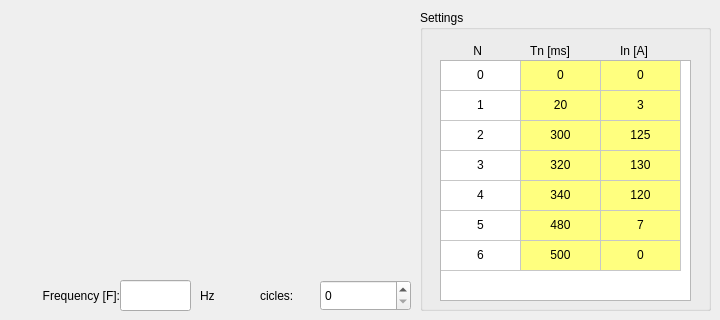
         <widget class="QWidget" name="tab_16">
          <attribute name="title">
           <string>Triangular Softened</string>
          </attribute>
          <widget class="QGroupBox" name="groupBox_36">
           <property name="geometry">
            <rect>
             <x>420</x>
             <y>10</y>
             <width>291</width>
             <height>301</height>
            </rect>
           </property>
           <property name="title">
            <string>Settings</string>
           </property>
           <widget class="QTableWidget" name="tabela_config">
            <property name="geometry">
             <rect>
              <x>20</x>
              <y>50</y>
              <width>251</width>
              <height>241</height>
             </rect>
            </property>
            <property name="rowCount">
             <number>7</number>
            </property>
            <property name="columnCount">
             <number>3</number>
            </property>
            <attribute name="horizontalHeaderVisible">
             <bool>false</bool>
            </attribute>
            <attribute name="horizontalHeaderCascadingSectionResizes">
             <bool>false</bool>
            </attribute>
            <attribute name="horizontalHeaderDefaultSectionSize">
             <number>80</number>
            </attribute>
            <attribute name="horizontalHeaderHighlightSections">
             <bool>true</bool>
            </attribute>
            <attribute name="verticalHeaderVisible">
             <bool>false</bool>
            </attribute>
            <row>
             <property name="text">
              <string>0</string>
             </property>
            </row>
            <row>
             <property name="text">
              <string>1</string>
             </property>
            </row>
            <row>
             <property name="text">
              <string>2</string>
             </property>
            </row>
            <row>
             <property name="text">
              <string>3</string>
             </property>
            </row>
            <row>
             <property name="text">
              <string>4</string>
             </property>
            </row>
            <row>
             <property name="text">
              <string>5</string>
             </property>
            </row>
            <row>
             <property name="text">
              <string>6</string>
             </property>
            </row>
            <column>
             <property name="text">
              <string>N</string>
             </property>
            </column>
            <column>
             <property name="text">
              <string>Tn [ms]</string>
             </property>
            </column>
            <column>
             <property name="text">
              <string>In [A]</string>
             </property>
            </column>
            <item row="0" column="0">
             <property name="text">
              <string>0</string>
             </property>
             <property name="textAlignment">
              <set>AlignHCenter|AlignVCenter|AlignCenter</set>
             </property>
            </item>
            <item row="0" column="1">
             <property name="text">
              <string>0</string>
             </property>
             <property name="textAlignment">
              <set>AlignHCenter|AlignVCenter|AlignCenter</set>
             </property>
             <property name="background">
              <brush brushstyle="SolidPattern">
               <color alpha="255">
                <red>255</red>
                <green>255</green>
                <blue>127</blue>
               </color>
              </brush>
             </property>
            </item>
            <item row="0" column="2">
             <property name="text">
              <string>0</string>
             </property>
             <property name="textAlignment">
              <set>AlignHCenter|AlignVCenter|AlignCenter</set>
             </property>
             <property name="background">
              <brush brushstyle="SolidPattern">
               <color alpha="255">
                <red>255</red>
                <green>255</green>
                <blue>127</blue>
               </color>
              </brush>
             </property>
            </item>
            <item row="1" column="0">
             <property name="text">
              <string>1</string>
             </property>
             <property name="textAlignment">
              <set>AlignHCenter|AlignVCenter|AlignCenter</set>
             </property>
            </item>
            <item row="1" column="1">
             <property name="text">
              <string>20</string>
             </property>
             <property name="textAlignment">
              <set>AlignHCenter|AlignVCenter|AlignCenter</set>
             </property>
             <property name="background">
              <brush brushstyle="SolidPattern">
               <color alpha="255">
                <red>255</red>
                <green>255</green>
                <blue>127</blue>
               </color>
              </brush>
             </property>
            </item>
            <item row="1" column="2">
             <property name="text">
              <string>3</string>
             </property>
             <property name="textAlignment">
              <set>AlignHCenter|AlignVCenter|AlignCenter</set>
             </property>
             <property name="background">
              <brush brushstyle="SolidPattern">
               <color alpha="255">
                <red>255</red>
                <green>255</green>
                <blue>127</blue>
               </color>
              </brush>
             </property>
            </item>
            <item row="2" column="0">
             <property name="text">
              <string>2</string>
             </property>
             <property name="textAlignment">
              <set>AlignHCenter|AlignVCenter|AlignCenter</set>
             </property>
            </item>
            <item row="2" column="1">
             <property name="text">
              <string>300</string>
             </property>
             <property name="textAlignment">
              <set>AlignHCenter|AlignVCenter|AlignCenter</set>
             </property>
             <property name="background">
              <brush brushstyle="SolidPattern">
               <color alpha="255">
                <red>255</red>
                <green>255</green>
                <blue>127</blue>
               </color>
              </brush>
             </property>
            </item>
            <item row="2" column="2">
             <property name="text">
              <string>125</string>
             </property>
             <property name="textAlignment">
              <set>AlignHCenter|AlignVCenter|AlignCenter</set>
             </property>
             <property name="background">
              <brush brushstyle="SolidPattern">
               <color alpha="255">
                <red>255</red>
                <green>255</green>
                <blue>127</blue>
               </color>
              </brush>
             </property>
            </item>
            <item row="3" column="0">
             <property name="text">
              <string>3</string>
             </property>
             <property name="textAlignment">
              <set>AlignHCenter|AlignVCenter|AlignCenter</set>
             </property>
            </item>
            <item row="3" column="1">
             <property name="text">
              <string>320</string>
             </property>
             <property name="textAlignment">
              <set>AlignHCenter|AlignVCenter|AlignCenter</set>
             </property>
             <property name="background">
              <brush brushstyle="SolidPattern">
               <color alpha="255">
                <red>255</red>
                <green>255</green>
                <blue>127</blue>
               </color>
              </brush>
             </property>
            </item>
            <item row="3" column="2">
             <property name="text">
              <string>130</string>
             </property>
             <property name="textAlignment">
              <set>AlignHCenter|AlignVCenter|AlignCenter</set>
             </property>
             <property name="background">
              <brush brushstyle="SolidPattern">
               <color alpha="255">
                <red>255</red>
                <green>255</green>
                <blue>127</blue>
               </color>
              </brush>
             </property>
            </item>
            <item row="4" column="0">
             <property name="text">
              <string>4</string>
             </property>
             <property name="textAlignment">
              <set>AlignHCenter|AlignVCenter|AlignCenter</set>
             </property>
            </item>
            <item row="4" column="1">
             <property name="text">
              <string>340</string>
             </property>
             <property name="textAlignment">
              <set>AlignHCenter|AlignVCenter|AlignCenter</set>
             </property>
             <property name="background">
              <brush brushstyle="SolidPattern">
               <color alpha="255">
                <red>255</red>
                <green>255</green>
                <blue>127</blue>
               </color>
              </brush>
             </property>
            </item>
            <item row="4" column="2">
             <property name="text">
              <string>120</string>
             </property>
             <property name="textAlignment">
              <set>AlignHCenter|AlignVCenter|AlignCenter</set>
             </property>
             <property name="background">
              <brush brushstyle="SolidPattern">
               <color alpha="255">
                <red>255</red>
                <green>255</green>
                <blue>127</blue>
               </color>
              </brush>
             </property>
            </item>
            <item row="5" column="0">
             <property name="text">
              <string>5</string>
             </property>
             <property name="textAlignment">
              <set>AlignHCenter|AlignVCenter|AlignCenter</set>
             </property>
            </item>
            <item row="5" column="1">
             <property name="text">
              <string>480</string>
             </property>
             <property name="textAlignment">
              <set>AlignHCenter|AlignVCenter|AlignCenter</set>
             </property>
             <property name="background">
              <brush brushstyle="SolidPattern">
               <color alpha="255">
                <red>255</red>
                <green>255</green>
                <blue>127</blue>
               </color>
              </brush>
             </property>
            </item>
            <item row="5" column="2">
             <property name="text">
              <string>7</string>
             </property>
             <property name="textAlignment">
              <set>AlignHCenter|AlignVCenter|AlignCenter</set>
             </property>
             <property name="background">
              <brush brushstyle="SolidPattern">
               <color alpha="255">
                <red>255</red>
                <green>255</green>
                <blue>127</blue>
               </color>
              </brush>
             </property>
            </item>
            <item row="6" column="0">
             <property name="text">
              <string>6</string>
             </property>
             <property name="textAlignment">
              <set>AlignHCenter|AlignVCenter|AlignCenter</set>
             </property>
            </item>
            <item row="6" column="1">
             <property name="text">
              <string>500</string>
             </property>
             <property name="textAlignment">
              <set>AlignHCenter|AlignVCenter|AlignCenter</set>
             </property>
             <property name="background">
              <brush brushstyle="SolidPattern">
               <color alpha="255">
                <red>255</red>
                <green>255</green>
                <blue>127</blue>
               </color>
              </brush>
             </property>
            </item>
            <item row="6" column="2">
             <property name="text">
              <string>0</string>
             </property>
             <property name="textAlignment">
              <set>AlignHCenter|AlignVCenter|AlignCenter</set>
             </property>
             <property name="background">
              <brush brushstyle="SolidPattern">
               <color alpha="255">
                <red>255</red>
                <green>255</green>
                <blue>127</blue>
               </color>
              </brush>
             </property>
            </item>
           </widget>
           <widget class="QLabel" name="label_155">
            <property name="geometry">
             <rect>
              <x>50</x>
              <y>30</y>
              <width>41</width>
              <height>21</height>
             </rect>
            </property>
            <property name="text">
             <string> N</string>
            </property>
           </widget>
           <widget class="QLabel" name="label_157">
            <property name="geometry">
             <rect>
              <x>110</x>
              <y>30</y>
              <width>61</width>
              <height>21</height>
             </rect>
            </property>
            <property name="text">
             <string>Tn [ms]</string>
            </property>
           </widget>
           <widget class="QLabel" name="label_159">
            <property name="geometry">
             <rect>
              <x>200</x>
              <y>30</y>
              <width>51</width>
              <height>21</height>
             </rect>
            </property>
            <property name="text">
             <string>In [A]</string>
            </property>
           </widget>
          </widget>
          <widget class="QLabel" name="label_124">
           <property name="geometry">
            <rect>
             <x>20</x>
             <y>10</y>
             <width>381</width>
             <height>221</height>
            </rect>
           </property>
           <property name="text">
            <string/>
           </property>
           <property name="pixmap">
            <pixmap>../../../../Users/james.citadini/.designer/backup/imagens/triângulo suavizado.jpg</pixmap>
           </property>
           <property name="scaledContents">
            <bool>true</bool>
           </property>
          </widget>
          <widget class="QLabel" name="label_73">
           <property name="geometry">
            <rect>
             <x>260</x>
             <y>280</y>
             <width>51</width>
             <height>31</height>
            </rect>
           </property>
           <property name="text">
            <string>cicles:</string>
           </property>
          </widget>
          <widget class="QLabel" name="label_110">
           <property name="geometry">
            <rect>
             <x>10</x>
             <y>240</y>
             <width>401</width>
             <height>31</height>
            </rect>
           </property>
           <property name="text">
            <string/>
           </property>
           <property name="pixmap">
            <pixmap>../../../../Users/james.citadini/.designer/backup/imagens/Equação corrente.png</pixmap>
           </property>
           <property name="scaledContents">
            <bool>true</bool>
           </property>
          </widget>
          <widget class="QLineEdit" name="frequencia_triangular_suavizada">
           <property name="geometry">
            <rect>
             <x>120</x>
             <y>280</y>
             <width>71</width>
             <height>31</height>
            </rect>
           </property>
           <property name="text">
            <string/>
           </property>
          </widget>
          <widget class="QLabel" name="label_153">
           <property name="geometry">
            <rect>
             <x>10</x>
             <y>280</y>
             <width>110</width>
             <height>31</height>
            </rect>
           </property>
           <property name="text">
            <string>Frequency [F]:</string>
           </property>
           <property name="alignment">
            <set>Qt::AlignRight|Qt::AlignTrailing|Qt::AlignVCenter</set>
           </property>
          </widget>
          <widget class="QLabel" name="label_160">
           <property name="geometry">
            <rect>
             <x>200</x>
             <y>280</y>
             <width>31</width>
             <height>31</height>
            </rect>
           </property>
           <property name="text">
            <string>Hz</string>
           </property>
          </widget>
          <widget class="QSpinBox" name="Ciclos_Curva_2">
           <property name="geometry">
            <rect>
             <x>320</x>
             <y>280</y>
             <width>91</width>
             <height>31</height>
            </rect>
           </property>
           <property name="maximum">
            <number>16</number>
           </property>
          </widget>
         </widget>
